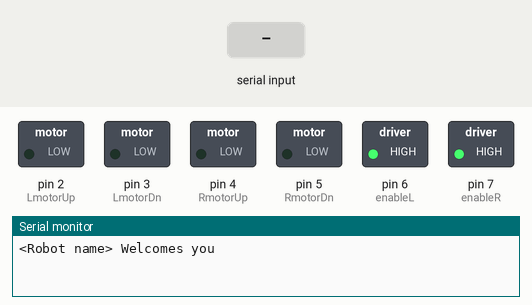
Simulated run of this sketch. Board: Arduino Uno, built with avr-gcc and run on an emulated ATmega328P. Parts: switched loads named in the sketch (green lamp = pin HIGH), the last lines printed to the serial monitor. The inputs (shaded band) are chosen by the test bench.

Above: at 2.2 s.
2.3 s: "w" received over Serial
At 3.5 s:
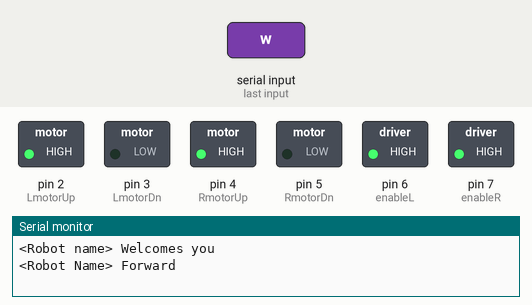
4.5 s: "s" received over Serial
At 6.5 s:
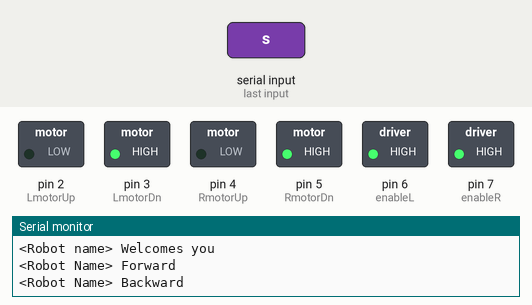
7.5 s: "a" received over Serial
At 9.4 s:
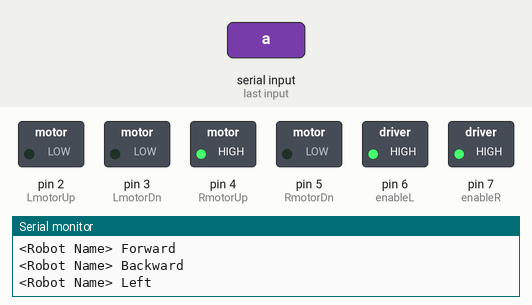
10.5 s: "d" received over Serial
At 11.6 s:
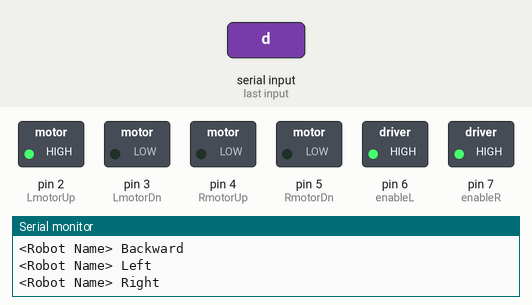
Timing chart, 0 to 13.5 s (numbered marks = the images above; inputs shaded):
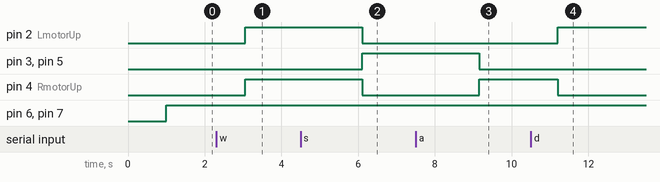

Measured:
- after the input at 2.3 s, pin 2 (LmotorUp), pin 4 (RmotorUp): LOW → HIGH after 0.75 s
- after the input at 4.5 s, pin 2 (LmotorUp), pin 4 (RmotorUp): HIGH → LOW after 1.6 s; pin 3 (LmotorDn), pin 5 (RmotorDn): LOW → HIGH after 1.6 s
- after the input at 7.5 s, pin 3 (LmotorDn), pin 5 (RmotorDn): HIGH → LOW after 1.7 s; pin 4 (RmotorUp): LOW → HIGH after 1.7 s
- after the input at 10.5 s, pin 2 (LmotorUp): LOW → HIGH after 0.70 s; pin 4 (RmotorUp): HIGH → LOW after 0.70 s

The sketch:

L298__Driver_bot.ino
```cpp
int enableL = 6;
int enableR = 7;
int LmotorUp = 2; //initialising Arduino port 10 be be called as LmotorUp
int LmotorDn = 3; //initialising Arduino port 11 be be called as LmotorDn
int RmotorUp = 4;  //initialising Arduino port 8 be be called as RmotorUp
int RmotorDn = 5;  //initialising Arduino port 9 be be called as RmotorDn

void setup()
{
  Serial.begin(9600);
  pinMode(enableL, OUTPUT);
  pinMode(enableR, OUTPUT);
  pinMode(LmotorUp,OUTPUT);//Setting ports as OUTPUTS as they
  pinMode(LmotorDn,OUTPUT);//supply signal values to motor driver
  pinMode(RmotorUp,OUTPUT);
  pinMode(RmotorDn,OUTPUT);
  Serial.println("<Robot name> Welcomes you"); //begining statement because i can :P
  delay(1000);
}


void loop()
{
  digitalWrite(enableL, HIGH);
  digitalWrite(enableR, HIGH);
  delay(1000);

  if(Serial.available()>0)//Checking is Serial data available
  {
    int input = Serial.read(); //Storing value of read data into variable assigned
    switch(input)
    {
     case 'w' : MoveF(); //Calling respective functions if mathced with case label
     break;
     case 's' : MoveB(); // here is it important to use '' as that stores the ASCII value is the letter in the variable
     break;
     case 'a' : MoveL(); // and hence we can use the int keyword
     break;
     case 'd' : MoveR();
     break;
     case 'x' : Stp();
     break;
     default : break;
    }
  }
  delay(50);
}

void MoveF()
{
  Serial.println("<Robot Name> Forward");
  digitalWrite(LmotorUp,HIGH); //As said in video we are writing a Digital HIGH to the upper left pin of the motor driver
  digitalWrite(LmotorDn,LOW); //As said in video we are writing a Digital LOW to the lower left pin of the motor driver
  digitalWrite(RmotorUp,HIGH); //As said in video we are writing a Digital HIGH to the upper right pin of the motor driver
  digitalWrite(RmotorDn,LOW); //As said in video we are writing a Digital LOW to the lower right pin of the motor driver
   // As a result the robot will move forward
  delay(2000);
}

void MoveB()
{
  Serial.println("<Robot Name> Backward");
  digitalWrite(LmotorUp,LOW); //Reverse logic of above
  digitalWrite(LmotorDn,HIGH);
  digitalWrite(RmotorUp,LOW);
  digitalWrite(RmotorDn,HIGH);
  delay(2000);
}

void MoveL()
{
  Serial.println("<Robot Name> Left");
  digitalWrite(LmotorUp,LOW); //we are completely stopping the left motor and allowing the right motor to move forward
  digitalWrite(LmotorDn,LOW); //this will cause the robot to move left
  digitalWrite(RmotorUp,HIGH);
  digitalWrite(RmotorDn,LOW);
  delay(1000);
}

void MoveR()
{
  Serial.println("<Robot Name> Right");
  digitalWrite(LmotorUp,HIGH);//we are completely stopping the right motor and allowing the left motor to move forward
  digitalWrite(LmotorDn,LOW);//this will cause the robot to move right
  digitalWrite(RmotorUp,LOW);
  digitalWrite(RmotorDn,LOW);
  delay(1000);
}

void Stp()
{
  Serial.println("<Robot Name> Stop");
  digitalWrite(LmotorUp,LOW);//Writing a digital LOW to all pins associated with movement of motor driver causes all motors to stop
  digitalWrite(LmotorDn,LOW);
  digitalWrite(RmotorUp,LOW);
  digitalWrite(RmotorDn,LOW);
}
```
